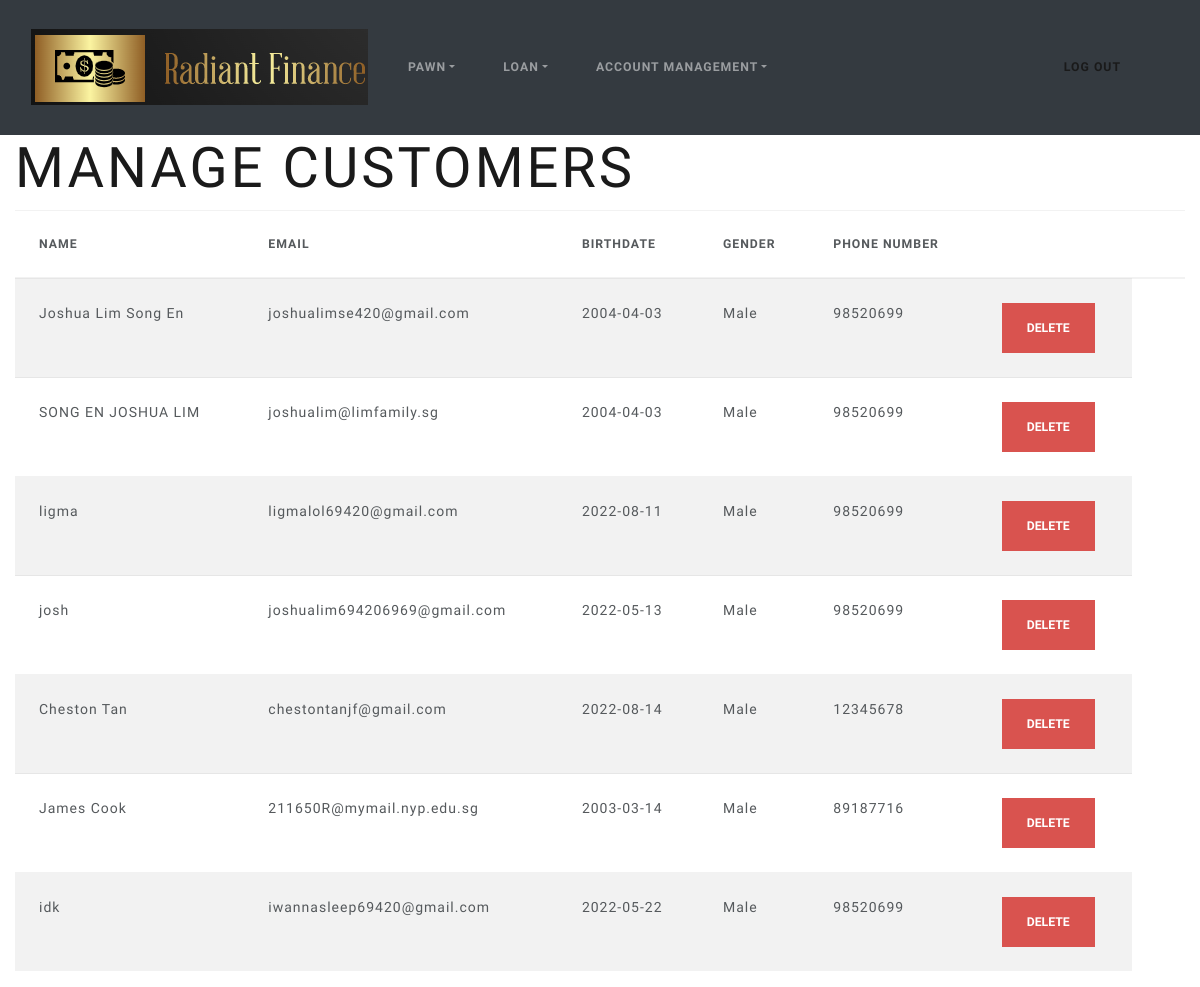
Page /manageCustomer (signed in) on the committed database.
### app.py (models this page shows)
class User(db.Model, UserMixin):
    id = db.Column(db.Integer, primary_key=True)
    name = db.Column(db.String(20), nullable=False)
    gender = db.Column(db.String(1), nullable=False)
    phone = db.Column(db.String(8), nullable=False)
    birthdate = db.Column(db.Date, nullable=False)
    email = db.Column(db.String(30), nullable=False)
    password = db.Column(db.String(100), nullable=False)
    role = db.Column(db.Integer, nullable=False)
    passwordChange = db.Column(db.Date, nullable=False)
    passAttempt = (db.Column(db.Integer, nullable=False))
    TWOFAStatus = db.Column(db.String(30), nullable=False)
    FUI = db.Column(db.String(300), nullable=True)
    FUI_ID = db.Column(db.String(300), nullable=True)
    SUI_ID = db.Column(db.String(300), nullable=True)
    verified = db.Column(db.Integer, nullable=True)

### app.py (the view)
@app.route('/manageCustomer', methods=['GET', 'POST'])
@login_required
def manage_customers():
    role = session['role']
    if role == 1:
        pass
    else:
        return redirect(url_for('main'))
    return render_template('manageCustomer.html', Users=User.query.all())

### app.py (called while the page is built)
@app.before_request
def make_session_permanent():
    session.permanent = True
    app.permanent_session_lifetime = timedelta(minutes=1)

@login_manager.user_loader
def load_user(user_id):
    return User.query.get(int(user_id))

### templates/manageCustomer.html (shortened to what this page needs)
{% extends "baseDashboard.html" %}
{% block content %}
<h1 class="display-4">Manage Customers</h1>
<div>
  <table class="table table-striped">
    <thead>
      <tr>
        <th>Name</th>
        <th>Email</th>
        <th>BirthDate</th>
        <th>gender</th>
        <th>Phone Number</th>
        <th></th>
        <th></th>
      </tr>
    </thead>
    <tbody>
      {% for User in Users %}
      {%if User.role==0%}
        <tr>
          <td>{{ User.name }}</td>
          <td>{{ User.email }}</td>
          <td>{{User.birthdate}}</td>
          {% if User.gender == "F" %}
            <td>Female</td>
          {% elif User.gender == "M" %}
            <td>Male</td>
          {% endif %}
          <td>{{User.phone}}</td>
        <td>
            <form action="{{url_for('delete_customer', id=User.id)}}" method="POST">
          <form type="button" class="btn btn-danger" data-bs-toggle="modal" data-bs-target="#myModal_{{User.id}}">
            <input type="submit" value="Delete" class="btn btn-danger">
          </form>
            </form>
          </td>
        </tr>
        {%endif%}
      {% endfor %}
    </tbody>
  </table>
</div>
{% endblock %}

### templates/baseDashboard.html (shortened to what this page needs)
<!DOCTYPE html>
<html lang="en">
<head>
    <link rel="stylesheet" href="https://cdn.jsdelivr.net/npm/bootswatch@4.5.2/dist/lux/bootstrap.min.css">
</head>
<body>
    {% block navbar %}
        {% include 'includes/_navbarDashBoard.html' %}
    {% endblock %}
    <div class="container-fluid">
        {% block content %}
        {% endblock %}
    </div>
</body>
</html>

### templates/includes/_navbarDashboard.html (shortened to what this page needs)
<nav class="navbar navbar-expand-sm bg-dark navbar-dark">
  <div class="container-fluid">
    <a class="navbar-brand" href="/dashboard"><img src="static/img/logo.png" alt=""></a>
    <div class="collapse navbar-collapse" id="collapsibleNavbar">
      <ul class="navbar-nav">
        <li class="nav-item dropdown">
              <a class="nav-link dropdown-toggle" href="#" role="button" data-bs-toggle="dropdown">Pawn</a>
        </li>
         <li class="nav-item dropdown">
              <a class="nav-link dropdown-toggle" href="#" role="button" data-bs-toggle="dropdown">Loan</a>
        </li>
          <li class="nav-item dropdown">
              <a class="nav-link dropdown-toggle" href="#" role="button" data-bs-toggle="dropdown">Account Management</a>
        </li>
      </ul>
        <ul class = "like">
        <div class = "Loke">
          <li class="nav-item">
          <a class="nav-link" href="/logout">Log Out</a>
          </li>
        </div>
        </ul>
    </div>
  </div>
</nav>

### templates/includes/_navbarDashboard.html (style rules this page uses)
.like { display: flex; flex-direction: column; margin-left: auto; margin-bottom: 0; list-style: none; }

### rows in the picture
User: name "Joshua Lim Song En", email "joshualimse420@gmail.com", birthdate "2004-04-03", gender "Male", phone "98520699"
User: name "SONG EN JOSHUA LIM", email "joshualim@limfamily.sg", birthdate "2004-04-03", gender "Male", phone "98520699"
User: name "ligma", email "ligmalol69420@gmail.com", birthdate "2022-08-11", gender "Male", phone "98520699"
User: name "josh", email "joshualim694206969@gmail.com", birthdate "2022-05-13", gender "Male", phone "98520699"
User: name "Cheston Tan", email "chestontanjf@gmail.com", birthdate "2022-08-14", gender "Male", phone "12345678"
User: name "James Cook", email "211650R@mymail.nyp.edu.sg", birthdate "2003-03-14", gender "Male", phone "89187716"
User: name "idk", email "iwannasleep69420@gmail.com", birthdate "2022-05-22", gender "Male", phone "98520699"
